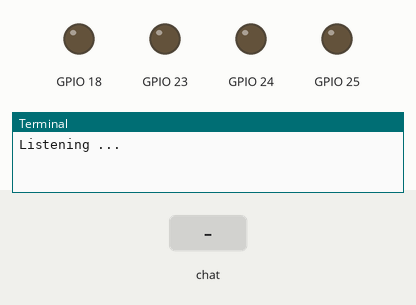
This program was run on a simulated Raspberry Pi (BCM pin numbers). Parts: output pins drawn as LEDs (lit = HIGH), the last lines printed to the terminal. Inputs (shaded band) come from the test bench.

Above: at 1.2 s.
1.3 s: chat message "lamp1 on" arrives
At 2.3 s:
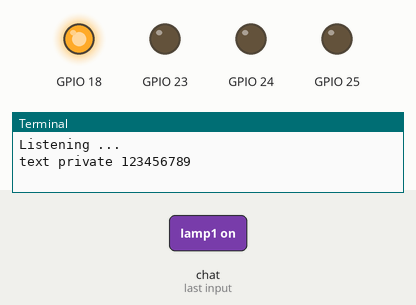
2.8 s: chat message "lamp2 on" arrives
At 3.5 s:
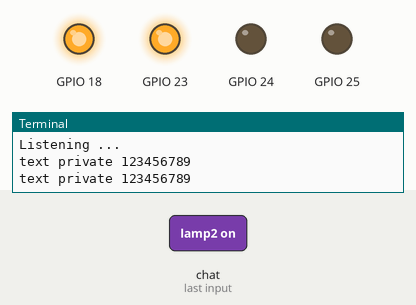
4.3 s: chat message "lamp1 off" arrives
At 4.6 s:
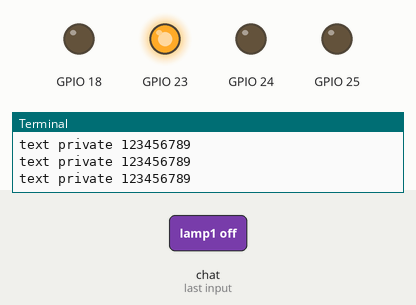
5.8 s: chat message "lamp3 on" arrives
At 7.0 s:
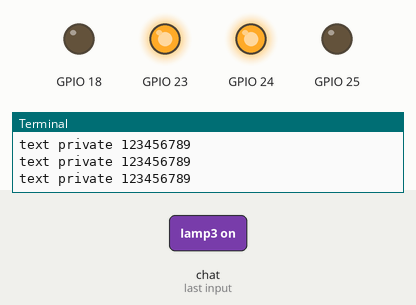
7.3 s: chat message "lamp2 off" arrives
At 8.1 s:
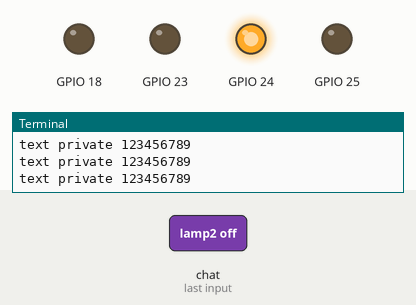
8.8 s: chat message "lamp4 on" arrives
At 9.2 s:
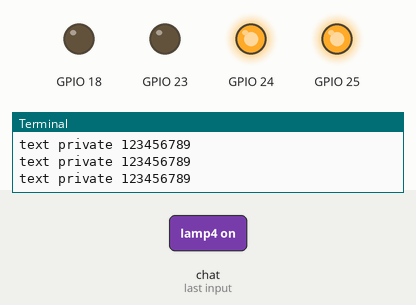
Timing chart, 0 to 11.3 s (numbered marks = the images above; inputs shaded):
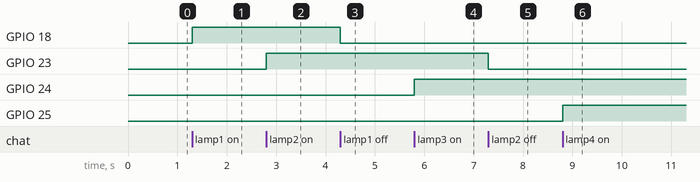

The program:

botHandle.py
```python
#!/usr/bin/python2.7

import sys,os
import time
import telepot
import RPi.GPIO as GPIO

PIN_LAMP1 = 18
PIN_LAMP2 = 23
PIN_LAMP3 = 24
PIN_LAMP4 = 25
# Config of GPIO
GPIO.setwarnings(False)
GPIO.setmode(GPIO.BCM)
GPIO.setup(PIN_LAMP1,GPIO.OUT)
GPIO.setup(PIN_LAMP2,GPIO.OUT)
GPIO.setup(PIN_LAMP3,GPIO.OUT)
GPIO.setup(PIN_LAMP4,GPIO.OUT)

def Help():
	return """
		Hi ,
		How to use: =)
			Lamp1 On 	: Lamp 1 ON
			Lamp1 OFF 	: Lamp 1 OFF
			Lamp2 On 	: Lamp 2 ON
			Lamp2 OFF 	: Lamp 2 OFF
			Lamp3 On 	: Lamp 3 ON
			Lamp3 OFF 	: Lamp 3 OFF
			Lamp4 On 	: Lamp 4 ON
			Lamp4 OFF 	: Lamp 4 OFF
	"""

def handle(msg):
    content_type, chat_type, chat_id = telepot.glance(msg)
    print(content_type, chat_type, chat_id)

    if content_type == 'text':
		if msg['text'].lower() == "lamp1 off":
				GPIO.output(PIN_LAMP1,False)
			    bot.sendMessage(chat_id, "LAMP 1 is OFF") #msg['text'])
		elif msg['text'].lower() == "lamp1 on":
				GPIO.output(PIN_LAMP1,True)
			    bot.sendMessage(chat_id, "LAMP 1 is ON") #msg['text'])
		elif msg['text'].lower() == "lamp2 off":
				GPIO.output(PIN_LAMP2,False)
			    bot.sendMessage(chat_id, "LAMP 2 is OFF") #msg['text'])
		elif msg['text'].lower() == "lamp2 on":
				GPIO.output(PIN_LAMP2,True)
			    bot.sendMessage(chat_id, "LAMP 2 is ON") #msg['text'])
		elif msg['text'].lower() == "lamp3 off":
				GPIO.output(PIN_LAMP3,False)
			    bot.sendMessage(chat_id, "LAMP 3 is OFF") #msg['text'])
		elif msg['text'].lower() == "lamp3 on":
				GPIO.output(PIN_LAMP3,True)
			    bot.sendMessage(chat_id, "LAMP 3 is ON") #msg['text'])
		elif msg['text'].lower() == "lamp4 off":
				GPIO.output(PIN_LAMP4,False)
			    bot.sendMessage(chat_id, "LAMP 4 is OFF") #msg['text'])
		elif msg['text'].lower() == "lamp4 on":
				GPIO.output(PIN_LAMP4,True)
			    bot.sendMessage(chat_id, "LAMP 4 is ON") #msg['text'])
		else:
			    bot.sendMessage(chat_id, Help())#"Your Command Not found namOsan! =)") #msg['text'])
	#print msg['text']

#TOKEN = sys.argv[1]  # get token from command-line

bot = telepot.Bot("388734844:AAGaAAAx_4K-276pvAd87SpB3O8ogUZke4I")
bot.message_loop(handle)
print ('Listening ...')

# Keep the program running.
while 1:
    time.sleep(10)
```

Measured:
- after the input at 1.3 s, GPIO 18: LOW → HIGH at once
- after the input at 2.8 s, GPIO 23: LOW → HIGH at once
- after the input at 4.3 s, GPIO 18: HIGH → LOW at once
- after the input at 5.8 s, GPIO 24: LOW → HIGH at once
- after the input at 7.3 s, GPIO 23: HIGH → LOW at once
- after the input at 8.8 s, GPIO 25: LOW → HIGH at once
